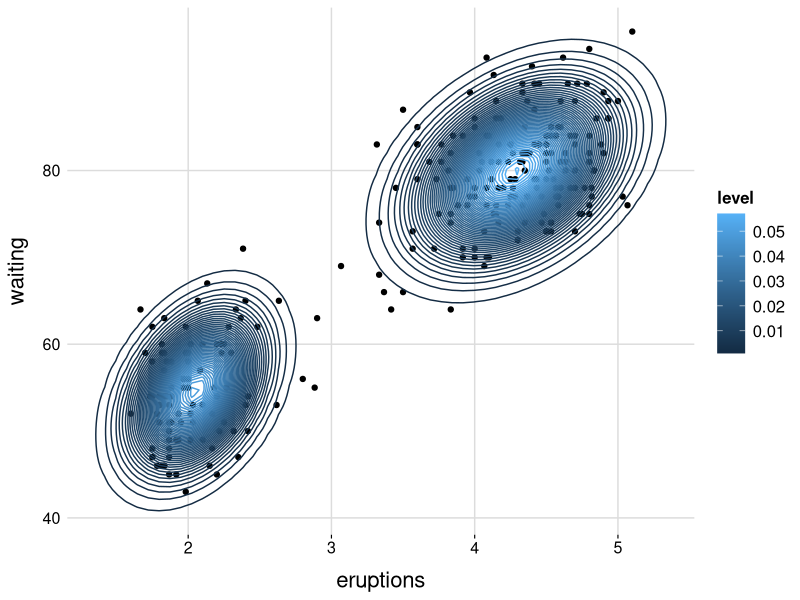

Generate this figure with R:
suppressPackageStartupMessages(require(matrixcalc))
suppressPackageStartupMessages(library(ggplot2))
suppressPackageStartupMessages(library(data.table))
suppressPackageStartupMessages(library(purrr))
suppressPackageStartupMessages(library(mvtnorm))
suppressPackageStartupMessages(library(Matrix))

# Define ggplot2 theme
gg_theme <- function(){
  p <- theme(
    plot.title = element_text(size = 20,face = 'bold',
                              margin = margin(0,0,3,0), hjust = 0.5),
    axis.text = element_text(size = rel(1.05), color = 'black'),
    axis.title = element_text(size = rel(1.45), color = 'black'),
    axis.title.y = element_text(margin = margin(0,10,0,0)),
    axis.title.x = element_text(margin = margin(10,0,0,0)),
    axis.ticks.x = element_line(colour = "black", size = rel(0.8)),
    axis.ticks.y = element_blank(),
    legend.position = "right",
    legend.key.size = unit(1.4, 'lines'),
    legend.title = element_text(size = 12, face = 'bold'),
    legend.text = element_text(size = 12),
    panel.border = element_blank(),
    panel.grid.major = element_line(colour = "gainsboro"),
    panel.background = element_blank()
  )
  return(p)
}

# Mixture density using approximate predictive gaussian distribution
mixture_pdf_gaussian <- function(model, data){
  mixture <- vector(mode = "numeric", length = NROW(data))
  for (k in 1:length(model$nu)) {
    tau_k <- model$W[,,k] * model$nu[k] # TODO: Is this right?
    mu_k  <- model$m[, k]
    mixture <- mixture + model$pi_k[k] * 
      dmvnorm(cbind(data$x,data$y), mean = mu_k, sigma = solve(tau_k))
  }
  return(mixture)
}
# Mixture density using predictive t-distribution
mixture_pdf_t <- function(model, data){
  mixture <- vector(mode = "numeric", length = NROW(data))
  for (k in 1:length(model$nu)) {
    L_k <- solve((((model$nu[k] + 1 - NROW(model$m)) * model$beta[k]) / 
                    (1 + model$beta[k])) * model$W[,,k])
    mixture <- mixture + (model$alpha[k]/sum(model$alpha)) * 
      dmvt(x = cbind(data$x,data$y), delta = model$m[, k], 
           sigma = L_k, df = model$nu[k] + 1 - NROW(model$m), 
           log = FALSE, type = "shifted")
  }
  return(mixture)
}
# Use the log sum exp trick for having numeric stability
log_sum_exp <- function(x) {
  # Computes log(sum(exp(x))
  offset <- max(x)
  s <- log(sum(exp(x - offset))) + offset
  i <- which(!is.finite(s))
  if (length(i) > 0) { s[i] <- offset }
  return(s)
}

# Fit VBLR model
vb_gmm <- function(X, K = 3, alpha_0 = 1/K, m_0 = c(colMeans(X)), 
                   beta_0 = 1, nu_0 = NCOL(X) + 50, 
                   W_0 = diag(100, NCOL(X)), max_iter = 500, 
                   epsilon_conv = 1e-4, is_animation = FALSE, 
                   is_verbose = FALSE){
  # Compute logB function
  logB <- function(W, nu){
    D <- NCOL(W)
    return(-0.5*nu*log(det(W)) - (0.5*nu*D*log(2) + 0.25*D*(D - 1) * 
                                    log(pi) + sum(lgamma(0.5 * (nu + 1 - 1:NCOL(W)))) ))  #log of B.79
  }
  X <- as.matrix(X)
  D <- NCOL(X)              # Number of features
  N <- NROW(X)              # Number of observations
  W_0_inv <- solve(W_0)     # Compute W^{-1}
  L <- rep(-Inf, max_iter)  # Store the lower bounds
  r_nk = log_r_nk = log_rho_nk <- matrix(0, nrow = N, ncol = K)
  x_bar_k <- matrix(0, nrow = D, ncol = K)
  S_k = W_k <- array(0, c(D, D, K ) )
  log_pi = log_Lambda <- rep(0, K)
  
  if (is_animation) {
    # Variables needed for plotting
    dt <- data.table(expand.grid(x = seq(from = min(X[,1]) - 2, 
                                         to = max(X[,1]) + 2, length.out = 80), 
                                 y = seq(from = min(X[,2]) - 8, 
                                         to = max(X[,2]) + 2, length.out = 80)))
  }
  dt_all <- data.table(x = numeric(), y = numeric(), z = numeric(), 
                       iter = numeric())
  
  m_k     <- t(kmeans(X, K, nstart = 25)$centers)  # Mean of Gaussian
  beta_k  <- rep(beta_0, K)                # Scale of precision matrix
  nu_k    <- rep(nu_0, K)                  # Degrees of freedom
  alpha   <- rep(alpha_0, K)               # Dirichlet parameter
  log_pi  <- digamma(alpha) - digamma(sum(alpha))
  for (k in 1:K) {
    W_k[,,k] <-  W_0  # Scale matrix for Wishart
    log_Lambda[k] <- sum(digamma((nu_k[k] + 1 - c(1:D))/2)) + 
      D*log(2) + log(det(W_k[,,k]))
  }
  
  if (is_animation) { # Create animation for initial assignments
    my_z = mixture_pdf_t(model = list(m = m_k, W = W_k, beta = beta_k, 
                                      nu = nu_k, alpha = rep(1/K, K)), data = dt)
    dt_all <- rbind(dt_all, dt[, z := my_z] %>% .[, iter := 0])
  }
  
  # Iterate to find optimal parameters
  for (i in 2:max_iter) {
    ##-------------------------------
    # Variational E-Step
    ##-------------------------------
    for (k in 1:K) {
      diff <- sweep(X, MARGIN = 2, STATS = m_k[, k], FUN = "-")
      log_rho_nk[, k] <- log_pi[k] + 0.5*log_Lambda[k] - 
        0.5*(D/beta_k[k]) - 0.5*nu_k[k] * diag(diff %*% 
                                                 W_k[,,k] %*% t(diff)) # log of 10.67
    }
    # Responsibilities using the logSumExp for numerical stability
    Z        <- apply(log_rho_nk, 1, log_sum_exp)
    log_r_nk <- log_rho_nk - Z              # log of 10.49
    r_nk     <- apply(log_r_nk, 2, exp)     # 10.49
    
    ##-------------------------------
    # Variational M-Step
    ##-------------------------------
    N_k <- colSums(r_nk) + 1e-10  # 10.51
    for (k in 1:K) {
      x_bar_k[, k] <- (r_nk[ ,k] %*% X) / N_k[k]   # 10.52
      x_cen        <- sweep(X,MARGIN = 2,STATS = x_bar_k[, k],FUN = "-")
      S_k[, , k]   <- t(x_cen) %*% (x_cen * r_nk[, k]) / N_k[k]  # 10.53
    }
    # Update Dirichlet parameter
    alpha <- alpha_0 + N_k  # 10.58
    # # Compute expected value of mixing proportions
    pi_k <- (alpha_0 + N_k) / (K * alpha_0 + N)
    # Update parameters for Gaussia-nWishart distribution
    beta_k <- beta_0 + N_k    # 10.60
    nu_k   <- nu_0 + N_k + 1  # 10.63
    for (k in 1:K) {
      # 10.61
      m_k[, k]   <- (1/beta_k[k]) * (beta_0*m_0 + N_k[k]*x_bar_k[, k])  
      # 10.62
      W_k[, , k] <- W_0_inv + N_k[k] * S_k[,,k] + 
        ((beta_0*N_k[k])/(beta_0 + N_k[k])) * 
        tcrossprod((x_bar_k[, k] - m_0))    
      W_k[, , k] <- solve(W_k[, , k])
    }
    # Update expectations over \pi and \Lambda
    # 10.66
    log_pi <- digamma(alpha) - digamma(sum(alpha))                      
    for (k in 1:K) { # 10.65                                              
      log_Lambda[k] <- sum(digamma((nu_k[k] + 1 - 1:D)/2)) + 
        D*log(2) + log(det(W_k[,,k])) 
    }
    
    ##-------------------------------
    # Variational lower bound
    ##-------------------------------
    lb_px = lb_pml = lb_pml2 = lb_qml <- 0
    for (k in 1:K) {
      # 10.71
      lb_px <- lb_px + N_k[k] * (log_Lambda[k] - D/beta_k[k] - nu_k[k] * 
                                   matrix.trace(S_k[,,k] %*% W_k[,,k]) - nu_k[k]*t(x_bar_k[,k] - 
                                                                                     m_k[,k]) %*% W_k[,,k] %*% (x_bar_k[,k] - m_k[,k]) - D*log(2*pi) ) 
      # 10.74
      lb_pml <- lb_pml + D*log(beta_0/(2*pi)) + log_Lambda[k] - 
        (D*beta_0)/beta_k[k] - beta_0*nu_k[k]*t(m_k[,k] - m_0) %*% 
        W_k[,,k] %*% (m_k[,k] - m_0)    
      # 10.74
      lb_pml2 <- lb_pml2 + nu_k[k] * matrix.trace(W_0_inv %*% W_k[,,k]) 
      # 10.77
      lb_qml <- lb_qml + 0.5*log_Lambda[k] + 0.5*D*log(beta_k[k]/(2*pi)) - 
        0.5*D - (-logB(W = W_k[,,k], nu = nu_k[k]) - 
                   0.5*(nu_k[k] - D - 1)*log_Lambda[k] + 0.5*nu_k[k]*D)
    }
    lb_px  <- 0.5 * lb_px             # 10.71
    lb_pml <- 0.5*lb_pml + K*logB(W = W_0,nu = nu_0) + 0.5*(nu_0 - D - 1) * 
      sum(log_Lambda) - 0.5*lb_pml2 # 10.74
    lb_pz  <- sum(r_nk %*% log_pi)    # 10.72
    lb_qz  <- sum(r_nk * log_r_nk)    # 10.75
    lb_pp  <- sum((alpha_0 - 1)*log_pi) + lgamma(sum(K*alpha_0)) -
      K*sum(lgamma(alpha_0))        # 10.73
    lb_qp  <- sum((alpha - 1)*log_pi) + lgamma(sum(alpha)) - 
      sum(lgamma(alpha)) # 10.76
    # Sum all parts to compute lower bound
    L[i] <- lb_px + lb_pz + lb_pp + lb_pml - lb_qz - lb_qp - lb_qml
    
    ##-------------------------------
    # Evaluate mixture density for plotting
    ##-------------------------------
    if (is_animation) {
      if ( (i - 1) %% 5 == 0 | i < 10) {
        my_z = mixture_pdf_t(model = list(m = m_k, W = W_k, beta = beta_k, 
                                          nu = nu_k, alpha = alpha), data = dt)
        dt_all <- rbind(dt_all, dt[, z := my_z] %>% .[, iter := i - 1])
      }
    }
    # Show VB difference
    if (is_verbose) { cat("It:\t",i,"\tLB:\t",L[i],
                          "\tLB_diff:\t",L[i] - L[i - 1],"\n")}
    # Check if lower bound decreases
    if (L[i] < L[i - 1]) { message("Warning: Lower bound decreases!\n"); }
    # Check for convergence
    if (abs(L[i] - L[i - 1]) < epsilon_conv) { break }
    # Check if VB converged in the given maximum iterations
    if (i == max_iter) {warning("VB did not converge!\n")}
  }
  obj <- structure(list(X = X, K = K, N = N, D = D, pi_k = pi_k, 
                        alpha = alpha, r_nk = r_nk,  m = m_k, W = W_k, 
                        beta = beta_k, nu = nu_k, L = L[2:i], 
                        dt_all = dt_all), class = "vb_gmm")
  return(obj)
}


set.seed(1)  # For reproducibility
X <- as.matrix(faithful)
K <- 5      # Number of clusters
# Run vb-gmm model model
vb_gmm_model <- vb_gmm(X = X, K = K, alpha_0 = 1e-5, max_iter = 1001, 
                       is_animation = TRUE, is_verbose = FALSE)


data.grid <- expand.grid(x = seq(from = min(X[,1]) - 2, 
                                 to = max(X[,1]) + 2, length.out = 100), 
                         y = seq(from = min(X[,2]) - 8, 
                                 to = max(X[,2]) + 2, length.out = 100))
q.samp <- cbind(data.grid, z = mixture_pdf_t(vb_gmm_model,data.grid))
ggplot() + 
  geom_point(data = data.frame(X), mapping = aes(eruptions, waiting)) + 
  geom_contour(data = q.samp, mapping = aes(x = x,y = y, z = z, 
                                            colour = ..level..), binwidth = 0.001) + 
  gg_theme()
